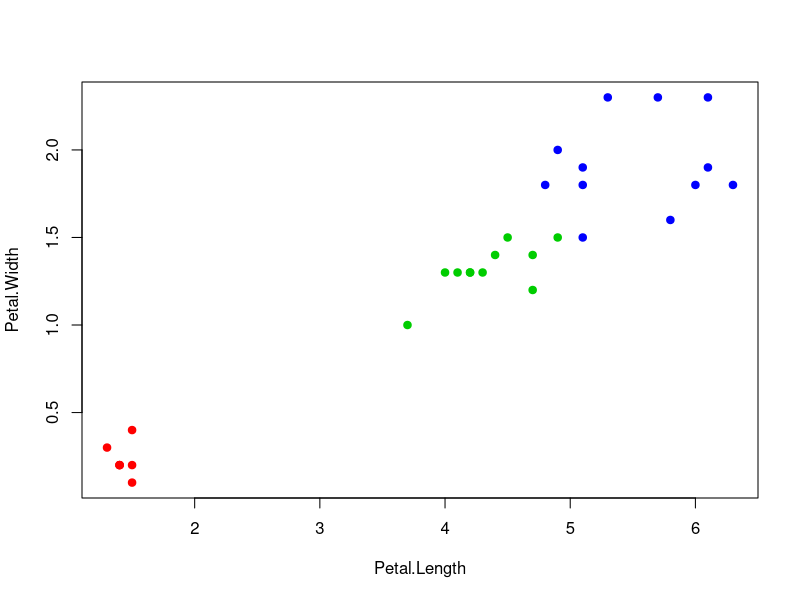
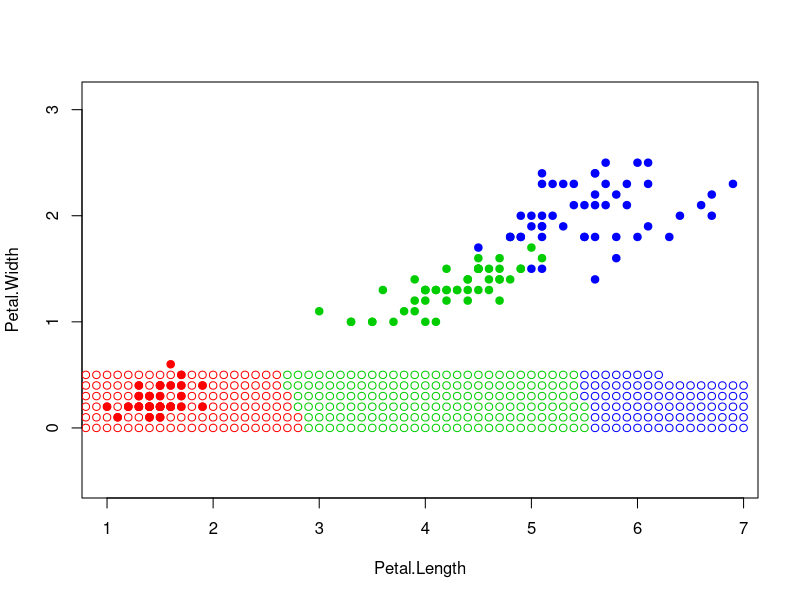

These charts were generated, in order, by the following R code: (Note: a time limit stopped this script after it produced the figures.)
## Евклидово расстояние
euclideanDistance <- function(u, v)
{
  sqrt(sum((u - v)^2))
}

colors <- c("setosa" = "red", "versicolor" = "green3",
            "virginica" = "blue")

iris30 = iris[sample(c(1:150), 30, replace=FALSE), 3:5]

plot(iris30[, 1:2], pch = 21, bg = colors[iris30$Species],
     col = colors[iris30$Species])
xl <- iris30[, 1:3]


## Сортируем объекты согласно расстояния до объекта z
sortObjectsByDist <- function(xl, z, metricFunction = euclideanDistance)
{
  l <- dim(xl)[1]
  n <- dim(xl)[2] - 1
  ## Создаём матрицу расстояний
  distances <- matrix(NA, l, 2)
  for (i in 1:l)
  {
    distances[i, ] <- c(i, metricFunction(xl[i, 1:n], z))
  }
  ## Сортируем
  orderedXl <- xl[order(distances[, 2]), ]
  return (orderedXl);
}


## Применяем метод kNN
kNN <- function(xl, z, k)
{
  ## Сортируем выборку согласно классифицируемого объекта
  orderedXl <- sortObjectsByDist(xl, z)
  n <- dim(orderedXl)[2] - 1
  ## Получаем классы первых k соседей
  classes <- orderedXl[1:k, n + 1]
  ## Составляем таблицу встречаемости каждого класса
  22
  counts <- table(classes)
  ## Находим класс, который доминирует среди первых k соседей
  class <- names(which.max(counts))
  return (class)
}


## Рисуем выборку
colors <- c("setosa" = "red", "versicolor" = "green3",
            "virginica" = "blue")
plot(iris[, 3:4], pch = 21, bg = colors[iris$Species], col
     = colors[iris$Species], asp = 1)


## Классификация одного заданного объекта
for (ytmp in seq(0, 3, by=0.1)){
  for (xtmp in seq(0, 7, by=0.1)){
    
    z <- c(xtmp, ytmp)
    xl <- iris[, 3:5]
    class <- kNN(xl, z, k=6)
    points(z[1], z[2], pch = 1, col = colors[class], asp = 1)
  }
}
